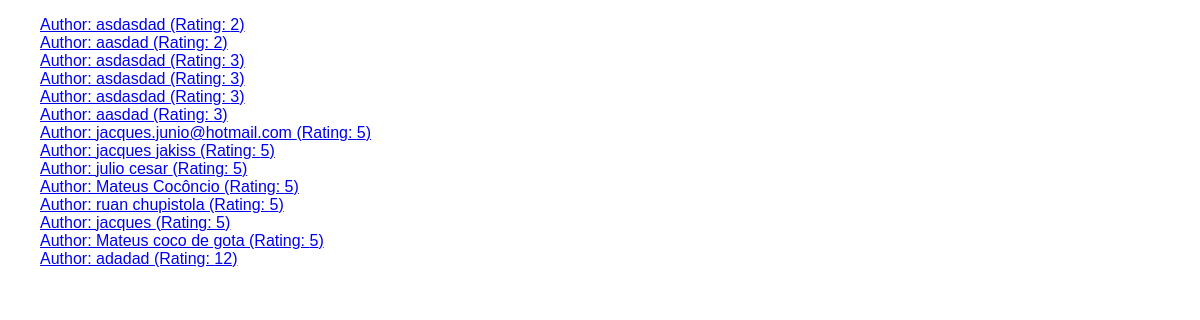
/review-list, run on an earlier commit of the app's database.
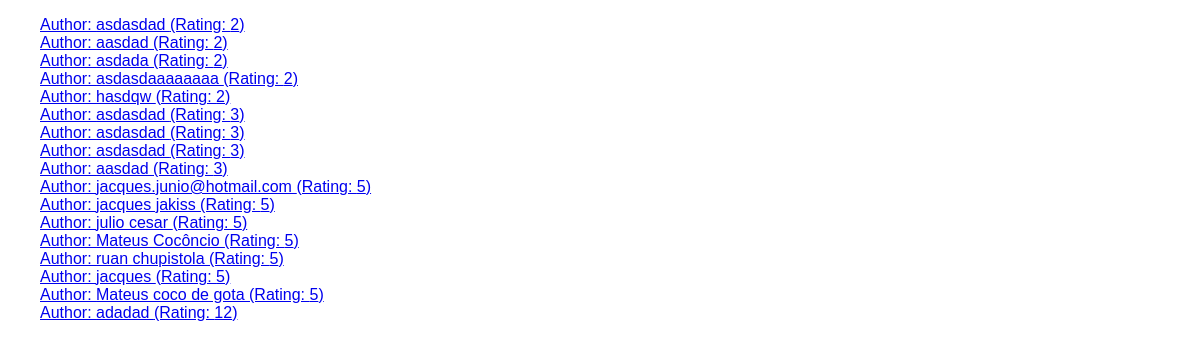
And on a later commit of the database.
### reviews/models.py (models this page shows)
class Review(models.Model):
    user_name = models.CharField(max_length=100)
    reiview_text = models.TextField(max_length=300)
    rating = models.IntegerField()

### reviews/views.py (the view)
# urls.py: path('review-list', views.reviewsListView.as_view()),
class reviewsListView(ListView):
    template_name = "reviews/review_list.html"
    model = Review
    context_object_name = "reviews"
    def get_queryset(self) -> QuerySet[Any]:
        base_query = super().get_queryset()
        base_query = base_query.order_by('rating')
        return base_query

### reviews/templates/reviews/review_list.html (shortened to what this page needs)
{% extends 'reviews/base.html' %}
{% load static %}
{% block content %}
<ul>
    {% for review in reviews  %}
    <li><a href="/reviews/{{review.id}}">Author: {{review.user_name}} (Rating: {{review.rating}})</a></li>
    {% endfor %}
</ul>
{% endblock content %}

What changed in the data, as far as the page shows it:
added Review: user_name "asdada", rating "2"
added Review: user_name "asdasdaaaaaaaa", rating "2"
added Review: user_name "hasdqw", rating "2"
